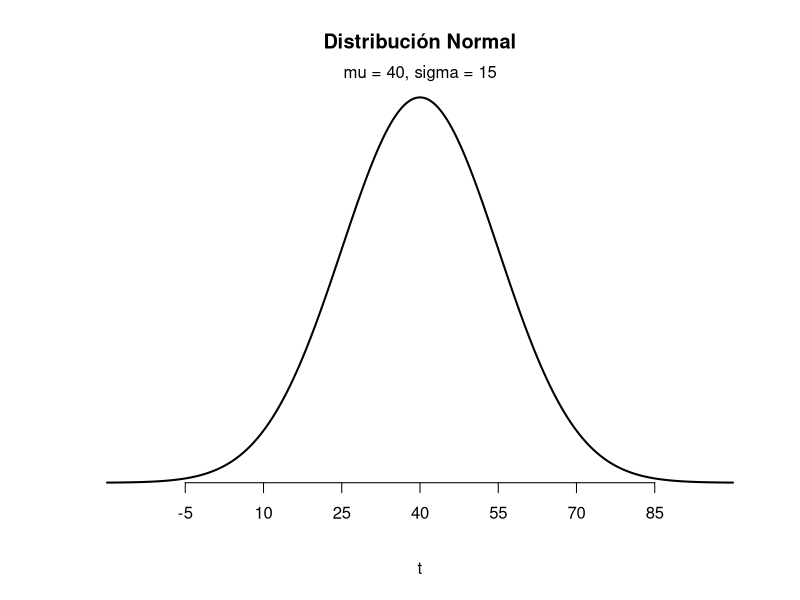
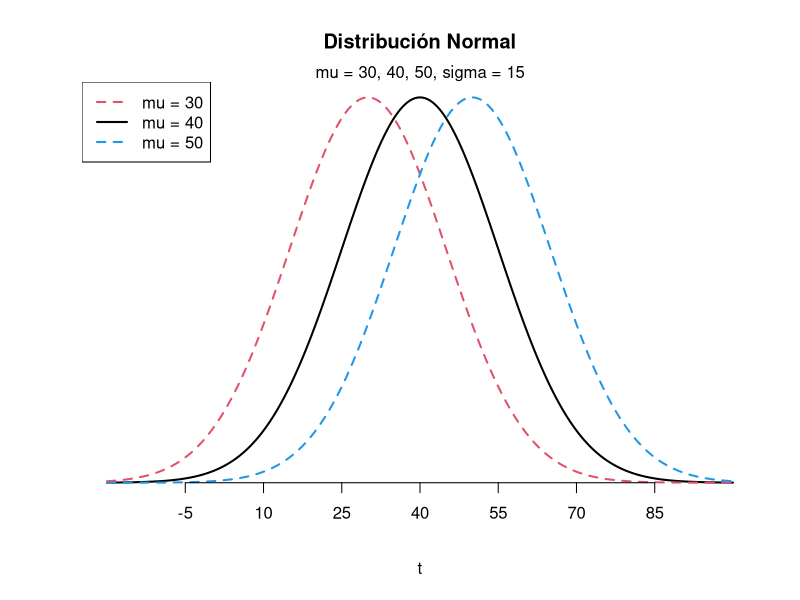
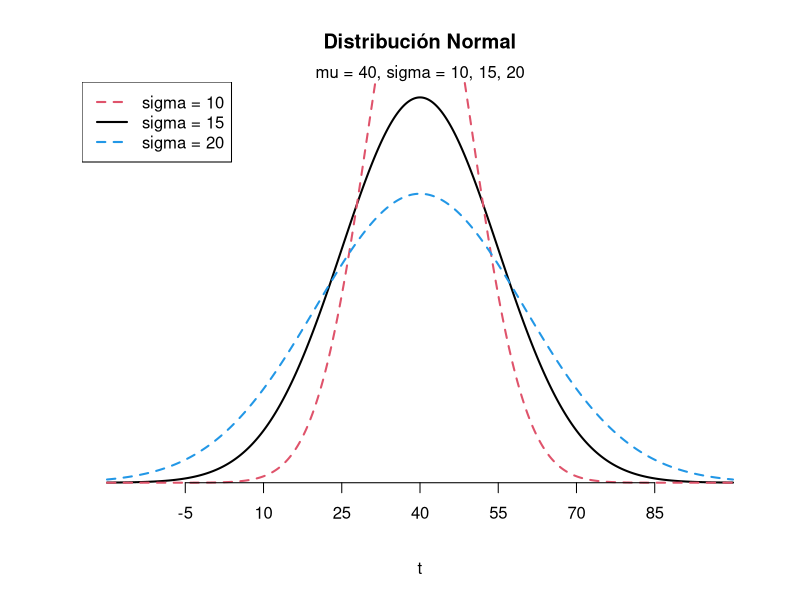
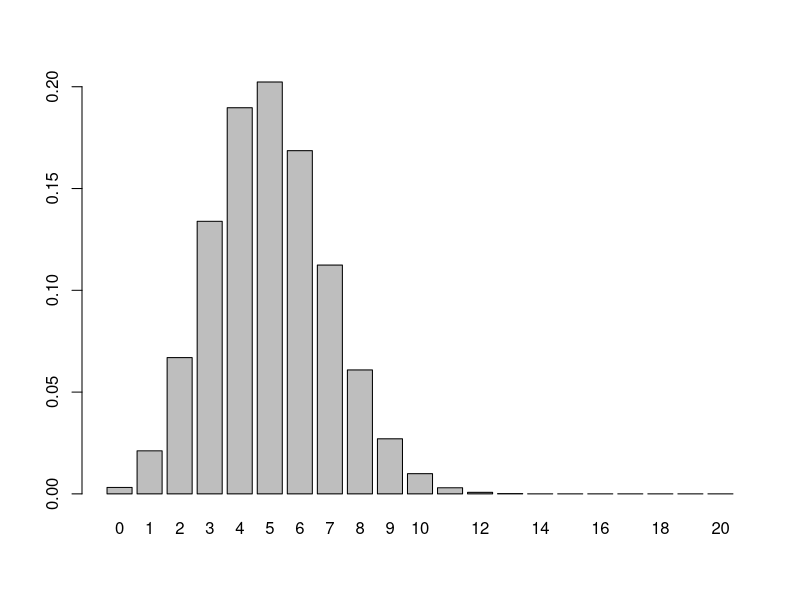
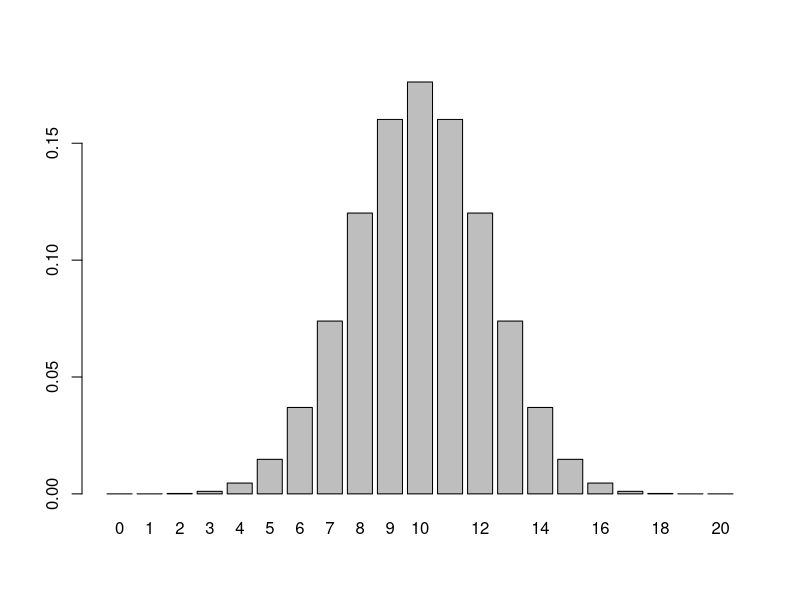

Here is the R script that generated these plots, in order:
## ---- chunk 1
options(scipen=999)
## ---- chunk 2
knitr::opts_chunk$set(echo = TRUE)
## ---- chunk 3
library(tidyverse)
library(kableExtra)
options(scipen=999)
## ---- chunk 4
mat <- matrix(c(c(1, 2, 3, 4, 5, 6), c(0.25, 0.3, 0.2, 0.15, 0.05, 0.05)), ncol = 6, byrow = TRUE)
df <- as.data.frame(mat)
df <- cbind(c("x", "P(x)"), df)
knitr::kable(df, format = "html", col.names = NULL) %>%
  column_spec(1, bold = TRUE) %>%
  column_spec(1:7,border_left = T, border_right = T) %>%
  row_spec(1:2, extra_css = "border-top: 1px solid; border-bottom: 1px solid") %>%
  kable_styling(full_width = F)
## ---- chunk 5
mu <- 40
sigma <- 15

x <- seq(from = -20, to = 100, length = 10000)
f_x <- dnorm(x, mean = mu, sd = sigma)

plot(x, f_x, type = "n", xlab = "t", ylab = "", main ="Distribución Normal", axes = FALSE)
lines(x, f_x, lwd = 2)

mtext(paste0("mu = ", mu, ", sigma = ", sigma))
axis(1, at = c(-5, 10, 25, 40, 55, 70, 85), pos = 0)
## ---- chunk 6
mu <- c(30, 40, 50)
sigma <- 15

x <- seq(from = -20, to = 100, length = 10000)
f_x_1 <- dnorm(x, mean = mu[1], sd = sigma)
f_x_2 <- dnorm(x, mean = mu[2], sd = sigma)
f_x_3 <- dnorm(x, mean = mu[3], sd = sigma)

plot(x, f_x_2, type = "n", xlab = "t", ylab = "", main ="Distribución Normal", axes = FALSE)
lines(x, f_x_2, lwd = 2)
lines(x, f_x_1, lwd = 2, col = 2, lty = 2)
lines(x, f_x_3, lwd = 2, col = 4, lty = 2)

mtext(paste0("mu = ", mu[1], ", ", mu[2], ", ", mu[3], ", sigma = ", sigma))
axis(1, at = c(-5, 10, 25, 40, 55, 70, 85), pos = 0)

legend("topleft", legend = c("mu = 30", "mu = 40", "mu = 50"), col = c(2, 1, 4), lty = c(2, 1, 2), lwd = 2)
## ---- chunk 7
mu <- 40
sigma <- c(10, 15, 20)

x <- seq(from = -20, to = 100, length = 10000)
f_x_1 <- dnorm(x, mean = mu, sd = sigma[1])
f_x_2 <- dnorm(x, mean = mu, sd = sigma[2])
f_x_3 <- dnorm(x, mean = mu, sd = sigma[3])

plot(x, f_x_2, type = "n", xlab = "t", ylab = "", main ="Distribución Normal", axes = FALSE)
lines(x, f_x_2, lwd = 2)
lines(x, f_x_1, lwd = 2, col = 2, lty = 2)
lines(x, f_x_3, lwd = 2, col = 4, lty = 2)

mtext(paste0("mu = ", mu, ", sigma = ", sigma[1], ", ", sigma[2], ", ", sigma[3]))
axis(1, at = c(-5, 10, 25, 40, 55, 70, 85), pos = 0)

legend("topleft", legend = c("sigma = 10", "sigma = 15", "sigma = 20"), col = c(2, 1, 4), lty = c(2, 1, 2), lwd = 2)
## ---- chunk 8
choose(10, 2)
## ---- chunk 9
n <- 20
p <- 1/4

#1 - P(X <= 10)
1 - pbinom(10, n, p)

#P(X > 10)
pbinom(10, n, p, lower.tail = FALSE)

#P(X = 11) + P(X = 12) + ... + P(X = 20)
sum(dbinom(11:20, n, p))
## ---- chunk 10
barplot(height = dbinom(0:n, n, p), names = 0:n)
## ---- chunk 11
n <- 15
p <- 1/4

#1 - P(X <= 5)
1 - pbinom(5, n, p)

#P(X > 5)
pbinom(5, n, p, lower.tail = FALSE)

#P(X = 6) + P(X = 7) + ... + P(X = 15)
sum(dbinom(6:15, n, p))
## ---- chunk 12
n <- 20
p <- 1/2
barplot(height = dbinom(0:n, n, p), names = 0:n)
## ---- chunk 13
choose(4, 0)*choose(16, 5)/choose(20, 5)
## ---- chunk 14
dhyper(0, 4, 16, 5)
## ---- chunk 15
(x <- 0:5)
(b <- c(500, 0, -400, -400, -400, -400))
(p <- dhyper(x, 4, 16, 5))
## ---- chunk 16
sum(b*p)
## ---- chunk 17
N <- 24
n <- 6
p <- 0.1
q <- 1-p
Nn <- N-n
bi <- dhyper(1, 1, N-1, n)*dbinom(1, N, p)
nbi <- dbinom(1, n, p)*dbinom(1, N, p)
Pxy <- function(x,y) dhyper(y,x,N-x,n)*dbinom(x,N,p)
cv <- c(-19,11)
mu <- c(N*p*q,n*p*q)
v1 <- N*p*q
v2 <- n*p*q
e12 <- 0
for(x in 1:N){
  e12 = e12 + sum(x*(1:min(x,n))*Pxy(x,1:min(x,n)))
}
sigma12 <- e12-N*n*p^2
Sigma <- matrix(c(v1,sigma12,sigma12,v2),2,2)
mU <- sum(cv*mu) + 93
vU <- t(cv)%*%Sigma%*%cv
sU <- sqrt(vU)
## ---- chunk 18
n <- 6
p <- 0.1

dbinom(3, 6, 0.1)
## ---- chunk 19
N <- 24
Pxy <- function(x,y) {
  dhyper(y, x, N-x, n)*dbinom(x, N, p)
}

P <- 0
for(x  in 1:6) {
  P <- P + Pxy(x,x)
}
P
